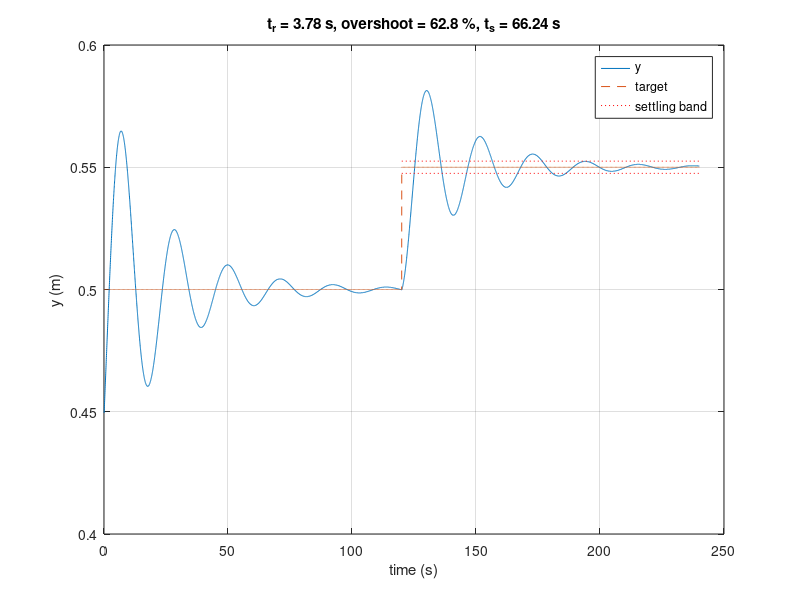

The MATLAB source for this figure:
% response_metrics.m
% Computes performance measures of a run from robot_log.csv:
%   - IAE (integral of the absolute error) for each half of the run;
%   - peak-to-peak amplitude and period of any oscillation in the last
%     10 s of each half (i.e. the behaviour the response converges to);
%   - rise time, overshoot and settling time of the step at t = 30 s,
%     only when the robot had settled before the step.
% It also plots the response.

win  = 10;      % window at the end of each half used to measure oscillation (s)
band = 0.05;    % settling band: +/-5 % of the step size

d = dlmread('robot_log.csv', ',', 1, 0);   % time,target,y,error,steer
t = d(:,1);  r = d(:,2);  y = d(:,3);  e = d(:,4);

% Locate the set-point step: first sample where the target changes
k0 = find(diff(r) ~= 0, 1) + 1;
if isempty(k0)
  error('No set-point step found in robot_log.csv');
end
t_step = t(k0);  r_old = r(k0-1);  r_new = r(k0);  dr = r_new - r_old;
tol = band * abs(dr);                      % settling tolerance (m)

halves = {1:k0-1, k0:numel(t)};
names  = {'Before the step', 'After the step '};
pp = zeros(1,2);

fprintf('\n%-16s %10s %12s %12s %12s\n', '', 'IAE (m.s)', 'p-p (m)', 'period (s)', 'mean err (m)');
for h = 1:2
  k  = halves{h};
  th = t(k);  yh = y(k);  eh = e(k);
  iae = trapz(th, abs(eh));

  % Oscillation in the last 'win' seconds of this half
  w  = th >= th(end) - win;
  yw = yh(w);  tw = th(w);
  pp(h) = max(yw) - min(yw);
  me = mean(eh(w));

  if pp(h) < 2*tol
    per_str = 'none';                      % no significant oscillation
  else
    s  = sign(yw - mean(yw));
    ic = find(s(1:end-1) .* s(2:end) < 0); % mean crossings
    if numel(ic) >= 3
      per_str = sprintf('%.2f', 2 * mean(diff(tw(ic))));
    else
      per_str = sprintf('> %d', win);      % slower than the window
    end
  end
  fprintf('%-16s %10.3f %12.3f %12s %12.4f\n', names{h}, iae, pp(h), per_str, me);
end
fprintf('\n');

% Step-response measures, only if the robot had settled before the step
pre = t < t_step & t >= t_step - win;
settled_before = pp(1) < 2*tol && abs(mean(y(pre)) - r_old) < tol;

if ~settled_before
  fprintf('Step measures not computed: the robot had not settled before the step.\n');
  ttl = 'Not settled before the step';
else
  z  = (y(k0:end) - r_old) / dr;           % 0 = old set point, 1 = new
  tt = t(k0:end) - t_step;

  i10 = find(z >= 0.1, 1);  i90 = find(z >= 0.9, 1);
  if isempty(i10) || isempty(i90), tr = NaN; else, tr = tt(i90) - tt(i10); end

  os = max(0, max(z) - 1) * 100;

  out = find(abs(z - 1) > band);
  if isempty(out), ts = 0;
  elseif out(end) == numel(z), ts = NaN;   % never settled
  else, ts = tt(out(end) + 1); end

  fprintf('Rise time (10-90 %%): %.2f s\n', tr);
  fprintf('Overshoot:           %.1f %%\n', os);
  if isnan(ts)
    fprintf('Settling time:       did not settle within +/-%.0f %%\n', band*100);
  else
    fprintf('Settling time:       %.2f s\n', ts);
  end
  ttl = sprintf('t_r = %.2f s, overshoot = %.1f %%, t_s = %.2f s', tr, os, ts);
end

% Plot
figure;
hp = plot(t, y, t, r, '--'); hold on;
hb = plot([t_step t(end)], [r_new-tol r_new-tol], 'r:', ...
          [t_step t(end)], [r_new+tol r_new+tol], 'r:');
hold off;
xlabel('time (s)'); ylabel('y (m)'); grid on;
legend([hp(1) hp(2) hb(1)], 'y', 'target', 'settling band');
title(ttl);
